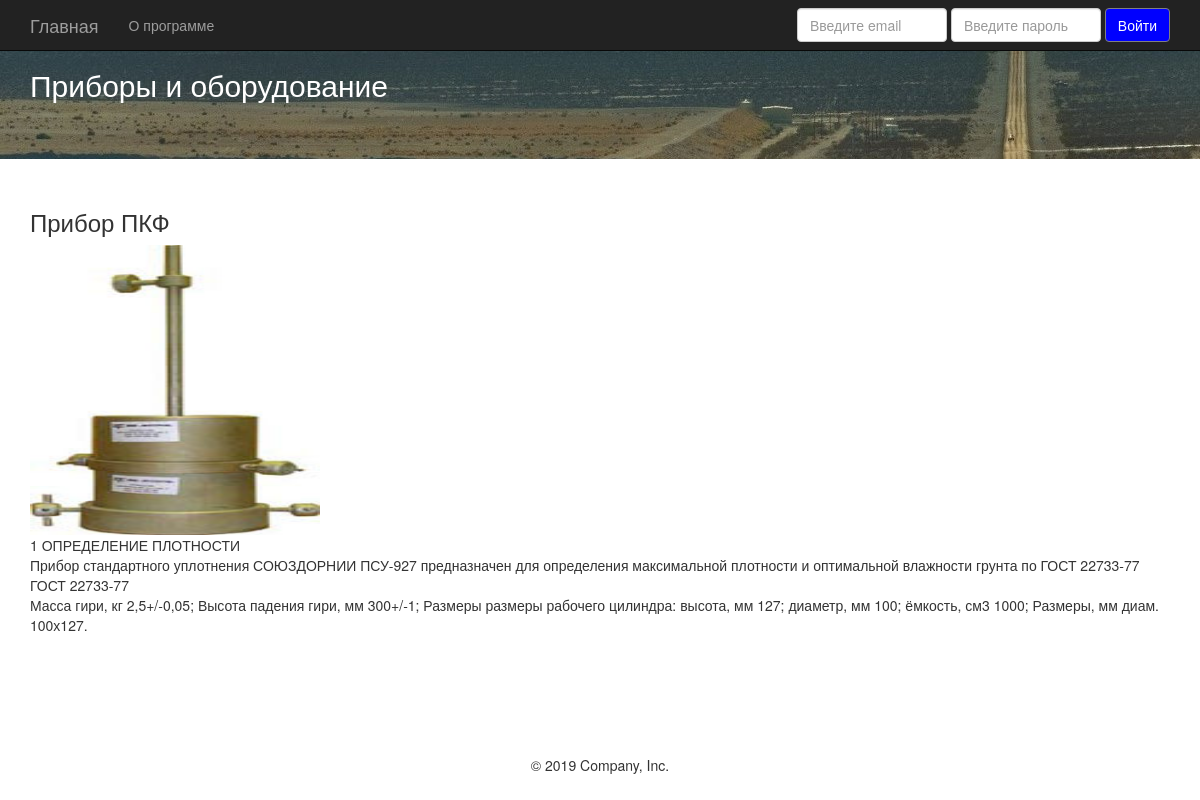
The page /device.php?pribori&device=1 on the database its author committed.
### tables this page shows
CREATE TABLE `devices` (
  `id_device` int(11) NOT NULL,
  `name` varchar(255) DEFAULT NULL,
  `purpose` longtext DEFAULT NULL,
  `standard` varchar(255) DEFAULT NULL,
  `characteristic` longtext DEFAULT NULL,
  `id_group` int(11) NOT NULL,
  `id_sub` varchar(255) NOT NULL,
  `modify` varchar(255) DEFAULT NULL,
  `brand` varchar(255) DEFAULT NULL,
  `src_img` varchar(255) DEFAULT NULL
);

### device.php (the view, shortened to what this page needs)
<!DOCTYPE html>
<html lang="en">
  <head>
    <link href="css/bootstrap.min.css" rel="stylesheet">
    <link href="css/font-awesome.min.css" rel="stylesheet">
    <link href="css/registration.css" rel="stylesheet">
    <link href="css/table.css" rel="stylesheet">
    <link href="css/container.css" rel="stylesheet">
  </head>
<body>
	 <?php include_once(__DIR__ . '/navbar.php');?>
   <div class="jumbotron">
      <div class="container">
        <h2>Приборы и оборудование</h2>
      </div>
    </div>
    <div class="container">
        <?php  if (isset($_GET['pribori'])) {
              $dbh = new PDO('mysql:host=localhost; dbname=movedb', "root","");
                foreach($dbh->query('SELECT * FROM devices WHERE id_device=' . $_GET['device'] ) as $row) {
                  if ($row['name'] == !null) {
                   echo '<div>';
                   echo '<h3>' . $row['name']. '</h3>';
                   echo '<img src="' . $row['src_img'] .'" width="290" height="290"/>';
                   echo '<br>'.$row['id_group'].  " "  .$row['id_sub'];
                   echo '<br>'.$row['purpose'];
                   echo '<br>' .$row['standard'];
                   echo '<br>' .$row['characteristic'];
                   echo '</div>';
                }
              }
          }
      ?>
    </div>
    <center>
      <div class="navbar-fixed-bottom row-fluid" style="position: relative;">
          <div class="navbar-inner">
            <div class="container">
              <footer>
                <p>&copy; 2019 Company, Inc.</p>
              </footer>
            </div>
          </div>
        </div>
    </center>
  </body>
</html>

### css/container.css (style rules this page uses)
div.jumbotron { background: url(/2048x1422_940223_[www.ArtFile.ru].jpg); box-align: center; }
h2,h4 { color:white; }
div.navbar-fixed-bottom.row-fluid { margin-bottom: 10px; margin-top: 120px; background-color: white; }

### rows shown on the page
devices: name "Прибор ПКФ", src_img (picture), id_group "1", id_sub "ОПРЕДЕЛЕНИЕ ПЛОТНОСТИ", purpose "Прибор стандартного уплотнения СОЮЗДОРНИИ ПСУ-927 предназначен для определения максимальной плотности и оптимальной влажности грунта по ГОСТ 22733-77", standard "ГОСТ 22733-77", characteristic "Масса гири, кг 2,5+/-0,05; Высота падения гири, мм 300+/-1; Размеры размеры рабочего цилиндра: высота, мм 127; диаметр, мм 100; ёмкость, см3 1000; Размеры, мм диам. 100х127."
